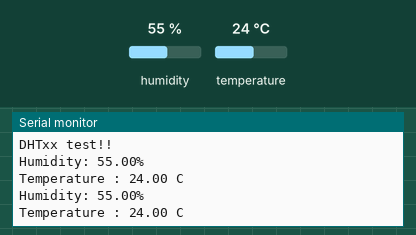
This sketch was run on a simulated Arduino Uno, built with avr-gcc and run on an emulated ATmega328P. On the bench: the last lines printed to the serial monitor. Inputs (shaded band) come from the test bench; at power-on: humidity 55 %, temperature 24 °C.

Above: at 4.8 s.
4.9 s: humidity set to 22 %
At 7.2 s:
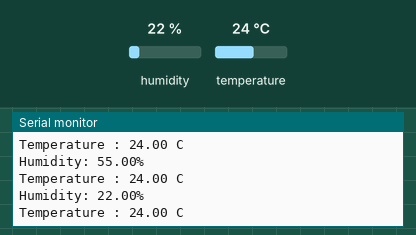
7.9 s: temperature set to 12 °C
At 9.6 s:
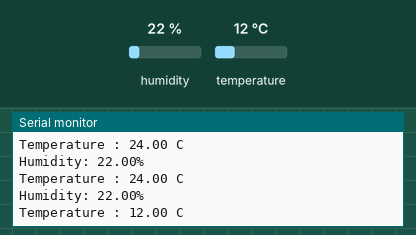
10.9 s: humidity set to 40 %
At 13.2 s:
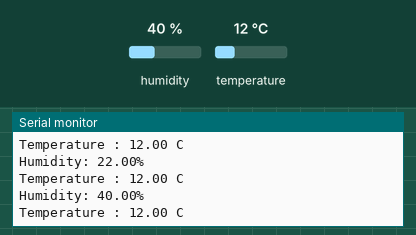
Timing chart, 0 to 14.7 s (numbered marks = the images above; inputs shaded):
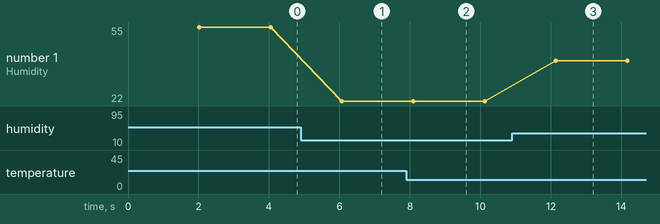

The sketch:

32_DHTSensor.ino
```cpp
#include <DHT.h>
#define DHTPIN 8
#define DHTTYPE DHT11
DHT dht(DHTPIN, DHTTYPE);

void setup() {
  Serial.begin(9600);
  Serial.println("DHTxx test!!");
  dht.begin();

}

void loop() {
  delay(2000);
  float h = dht.readHumidity();
  float t = dht.readTemperature();

  Serial.print("Humidity: ");
  Serial.print(h);
  Serial.println("%");
  Serial.print("Temperature : ");
  Serial.print(t);
  Serial.println(" C");

}
```

Measured:
- after the input at 4.9 s, the serial monitor: prints a new line after 1.2 s (image 1)
- after the input at 7.9 s, the serial monitor: prints a new line after 0.22 s (image 2)
- after the input at 10.9 s, the serial monitor: prints a new line after 1.2 s (image 3)
- plotted number 1: 55 → 22 after the input at 4.9 s, 22 → 40 after the input at 10.9 s
